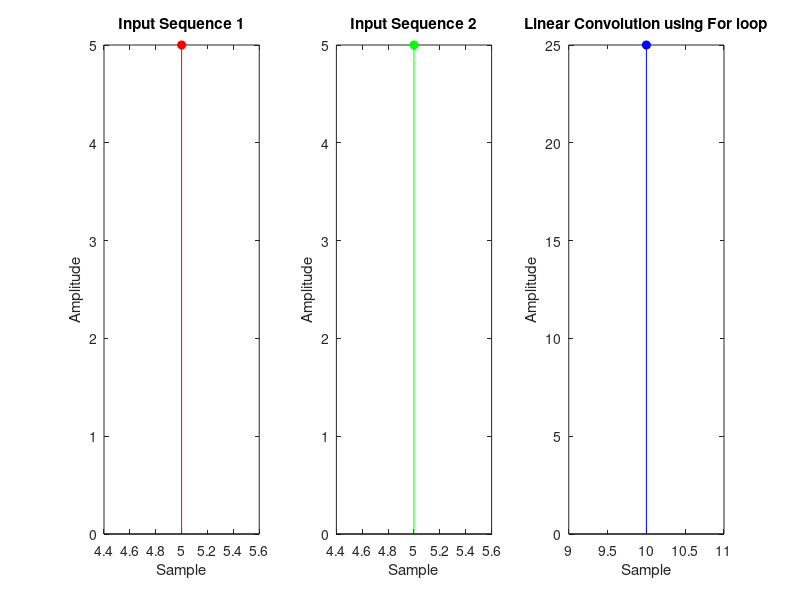

Write MATLAB code to recreate this figure.
clc;
close all;

x = input('Enter the input Sequence 1 : ');
spx = input('Enter the starting point of sequence 1 : ');
lx = length(x);
subplot(1,3,1);
stem(spx:spx+lx-1,x,'fill','r');
xlabel('Sample');
ylabel('Amplitude');
title('Input Sequence 1');

h = input('Enter the input Sequence 2 : ');
sph = input('Enter the starting point of sequence 2 : ');
lh = length(h);
subplot(1,3,2);
stem(sph:sph+lh-1,h,'fill','g');
xlabel('Sample');
ylabel('Amplitude');
title('Input Sequence 2');

ly = lx+lh-1;

X = [x,zeros(1,(ly-lx))];
H = [h,zeros(1,(ly-lh))];

y = zeros(1,ly);

for i=1: ly
    for j=1:i
        y(i) = y(i)+[X(j)*H(i-j+1)];
    end
end

subplot(1,3,3);
stem(spx+sph:spx+sph+ly-1,y,'fill','b');
xlabel('Sample');
ylabel('Amplitude');
title('Linear Convolution using For loop');
